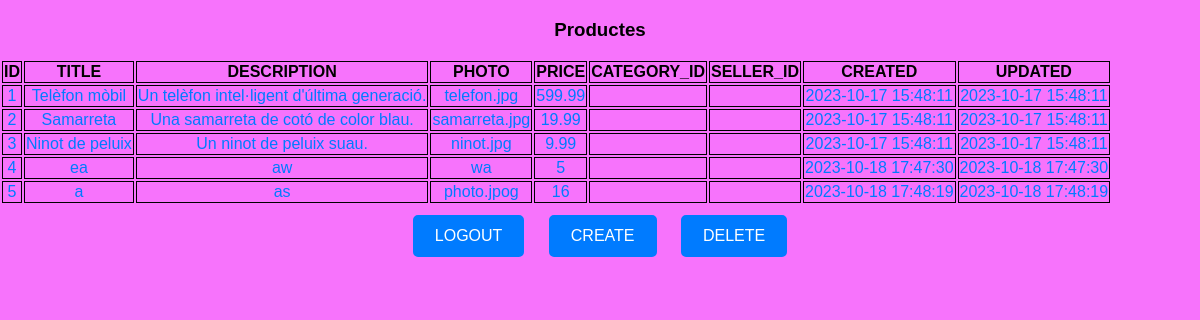
/product, run on the app's committed database.
### hello.py (models this page shows)
class Productes(db.Model):
    __tablename__ = "products"
    id = db.Column(db.Integer, primary_key=True, autoincrement=True)
    title = db.Column(db.String)
    description = db.Column(db.String)
    photo = db.Column(db.String)
    price = db.Column(db.Integer)
    created = db.Column(db.DateTime, nullable=False, server_default= db.func.now())
    updated = db.Column(db.DateTime, nullable=False, server_default= db.func.now(), onupdate= db.func.now())

### hello.py (the view)
@app.route('/product')
def list():
    products = db.session.execute(
        db.select(Productes).order_by(Productes.id.asc())
    ).scalars()
    return render_template('/products/list.html', products = products)

### templates/products/list.html (shortened to what this page needs)
<!DOCTYPE html>
<html lang="ca">
<head>
	<link href="/static/style.css" rel="stylesheet">
</head>
<body>
	<h3>Productes</h3>
	<table>
		<tr>
			<th>ID</th>
			<th>TITLE</th>
			<th>DESCRIPTION</th>
            <th>PHOTO</th>
            <th>PRICE</th>
            <th>CATEGORY_ID</th>
            <th>SELLER_ID</th>
            <th>CREATED</th>
            <th>UPDATED</th>
		</tr>
        {% for product in products %}
        <tr>
            <td><a href="/product/{{ product.id }}">{{ product.id }}</a></td>
			<td><a href="/product/{{ product.id }}">{{ product.title }}</a></td>
			<td><a href="/product/{{ product.id }}">{{ product.description }}</a></td>
            <td><a href="/product/{{ product.id }}">{{ product.photo }}</a></td>
			<td><a href="/product/{{ product.id }}">{{ product.price }}</a></td>
			<td><a href="/product/{{ product.id }}">{{ product.category_id }}</a></td>
            <td><a href="/product/{{ product.id }}">{{ product.seller_id }}</a></td>
			<td><a href="/product/{{ product.id }}">{{ product.created }}</a></td>
			<td><a href="/product/{{ product.id }}">{{ product.updated }}</a></td>
        </tr>
        {% endfor %}
	</table>
    <a class="boton" href="/logout">LOGOUT</a>
	<a class="boton" href="/product/create"> CREATE </a>
	<a class="boton" href="/product/delete"> DELETE </a>
</body>
</html>

### static/style.css (style rules this page uses)
body { font-family: Arial, sans-serif; background-color: #f773fc; margin: 0; padding: 0; text-align: center; }
td ,th { border: 1px solid black }
a { color: #007bff; text-decoration: none; }
.boton { display: inline-block; padding: 10px 20px; margin: 10px; text-align: center; text-decoration: none; border: 2px solid #007BFF; border-radius: 5px; background-color: #007BFF; color: #fff; font-size: 16px; cursor: pointer; transition: background-color 0.3s, color 0.3s; }

### data on the page
Productes: id "1", title "Telèfon mòbil", description "Un telèfon intel·ligent d'última generació.", photo "telefon.jpg", price "599.99", created "2023-10-17 15:48:11", updated "2023-10-17 15:48:11"
Productes: id "2", title "Samarreta", description "Una samarreta de cotó de color blau.", photo "samarreta.jpg", price "19.99", created "2023-10-17 15:48:11", updated "2023-10-17 15:48:11"
Productes: id "3", title "Ninot de peluix", description "Un ninot de peluix suau.", photo "ninot.jpg", price "9.99", created "2023-10-17 15:48:11", updated "2023-10-17 15:48:11"
Productes: id "4", title "ea", description "aw", photo "wa", price "5", created "2023-10-18 17:47:30", updated "2023-10-18 17:47:30"
Productes: id "5", title "a", description "as", photo "photo.jpog", price "16", created "2023-10-18 17:48:19", updated "2023-10-18 17:48:19"
